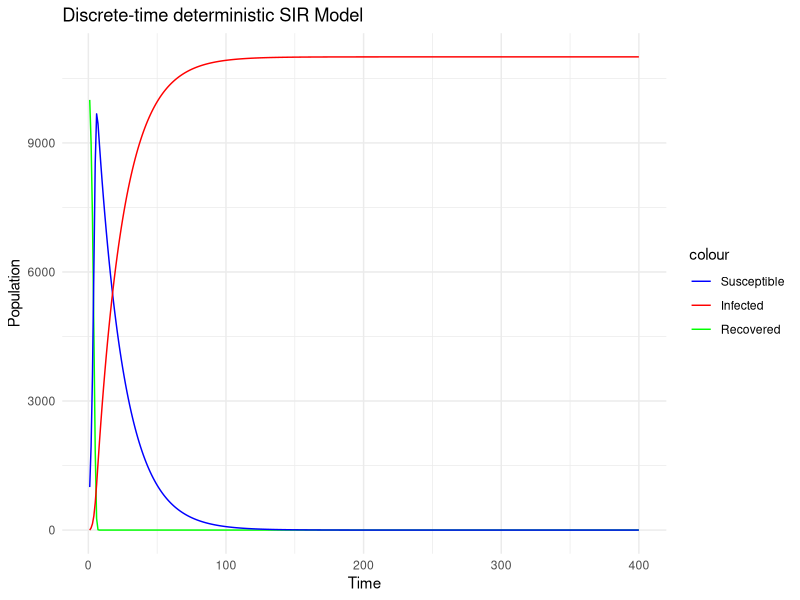
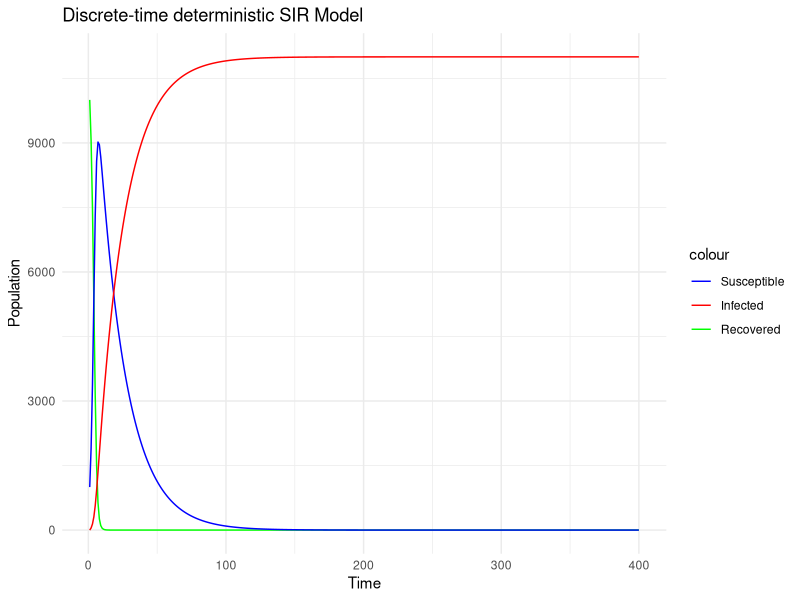
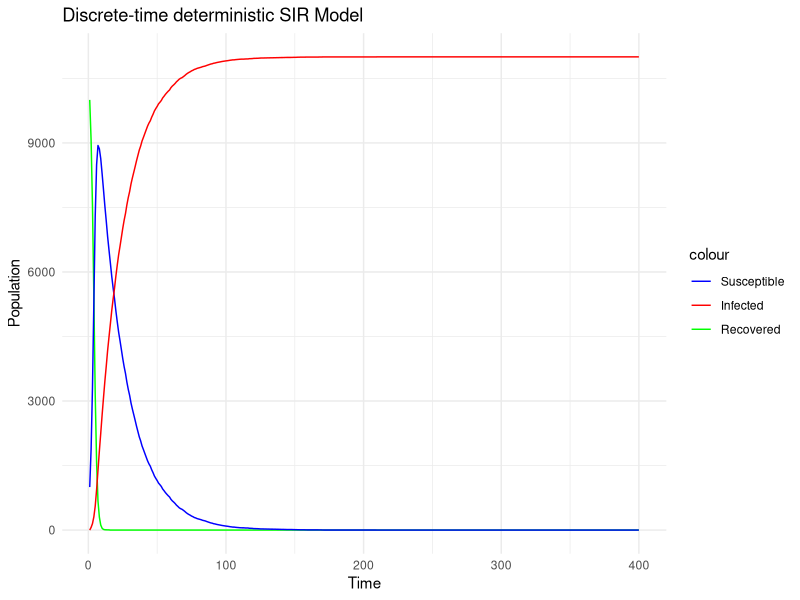

These charts were generated, in order, by the following R code:

#First trial
Deterministic_DT_SIR_model1<- function(N,S0,I0,time,beta,gamma){
  S<- numeric() #create empty vector to store simulations for susceptibles
  I<- numeric() #create empty vector to store simulations for infectives
  R<- numeric() #create empty vector to store simulations for removed
  S[1]<- S0  #initial number of susceptibles
  I[1]<- I0   #initial number of infectives
  R[1]<- N-S0-I0      #initial number of Removed
  t<- time           #vector of time
  b<- beta           #infection rate
  g<- gamma          #recovery rate
  #loop and update compartments
  for(tym in 2:length(t)){
    S[tym]<- S[tym-1]-b*S[tym-1]*I[tym-1]
    I[tym]<- I[tym-1]+b*S[tym-1]*I[tym-1]-g*I[tym-1]
    R[tym]<- R[tym-1]+g*I[tym-1]
  }
  #results
  simulations <- data.frame(t = time, S = S, I = I, R = R)
  
  library(ggplot2)
  graph<- ggplot(simulations, aes(x = t)) +
    geom_line(aes(y = S, color = "Susceptible")) +
    geom_line(aes(y = I, color = "Infected")) +
    geom_line(aes(y = R, color = "Recovered")) +
    labs(x = "Time", y = "Population", title = "Discrete-time deterministic SIR Model") +
    scale_color_manual(values = c("blue", "red", "green"),
                       labels = c("Susceptible", "Infected", "Recovered")) +
    theme_minimal()
  return (list(simulations, graph))
}
Deterministic_DT_SIR_model1(N=11000,S0=10000,I0=1000,time=(1:400),beta=0.0001,gamma=0.05)


#Second trial assuming infections occur at the point of a Poisson process
Deterministic_DT_SIR_model2<- function(N,S0,I0,time,beta,gamma,step_size){
S<- numeric() #create empty vector to store simulations for susceptibles
I<- numeric() #create empty vector to store simulations for infectives
R<- numeric() #create empty vector to store simulations for removed
b<- beta
g<- gamma
t <- time  # A vector of total time period
h <- step_size   # Time discretization step size 
total_steps<- length(time)  #Total number of simulations 

# The initial susceptibe, infected and recovered at the start
S[1] <- S0
I[1] <- I0
R[1] <- N-S0-I0

#Loop through discretized time and Update the compartments at each step
for (tym in 2:total_steps){
#Assuming infections occur at the point of a Poisson process
S[tym]<- S[tym-1] - S[tym-1]*(1-exp(-b*I[tym-1]*h))
I[tym]<- I[tym-1] + S[tym-1]*(1-exp(-b*I[tym-1]*h))-I[tym-1]*(1-exp(-g*h))
R[tym]<- R[tym-1] + I[tym-1]*(1-exp(-g*h))
}

#results
simulations <- data.frame(t = time, S = S, I = I, R = R)

library(ggplot2)
graph<- ggplot(simulations, aes(x = t)) +
  geom_line(aes(y = S, color = "Susceptible")) +
  geom_line(aes(y = I, color = "Infected")) +
  geom_line(aes(y = R, color = "Recovered")) +
  labs(x = "Time", y = "Population", title = "Discrete-time deterministic SIR Model") +
  scale_color_manual(values = c("blue", "red", "green"),
                     labels = c("Susceptible", "Infected", "Recovered")) +
  theme_minimal()
return (list(simulations, graph))
}
Deterministic_DT_SIR_model2(N=11000,S0=10000,I0=1000,time=(1:400),beta=0.0001,gamma=0.05,step_size=1)



#Stochastic simulation
Stochastic_DT_SIR_model<- function(N,S0,I0,time,beta,gamma,step_size){
t <- time  # Total period in days
h <- step_size  # Time discretization step size
total_steps <- length(t)  # Total number of time steps

# Initialize compartments
S <- numeric()
I <- numeric()
R <- numeric()

# Initial values
b <- beta
g <- gamma
S[1] <- S0
I[1] <- I0
R[1] <- N-S0-I0

# Simulation loop
for (tym in 2:total_steps) {
  # Assuming infections occur at the point of a Poisson process
  p_I <- 1 - exp(-b * I[tym-1] * h)  # Probability of infection
  p_R <- 1 - exp(-g * h)  # Probability of recovery
  
  # sample infections and recoveries from a binomial trial
  delta_S <- rbinom(1, S[tym-1], p_I)
  delta_I <- rbinom(1, I[tym-1], p_R)
  
  # Update the compartments
  S[tym] <- S[tym-1] - delta_S
  I[tym] <- I[tym-1] + delta_S - delta_I
  R[tym] <- R[tym-1] + delta_I
}
simulations <- data.frame(t = time, S = S, I = I, R = R)

library(ggplot2)
graph<- ggplot(simulations, aes(x = t)) +
  geom_line(aes(y = S, color = "Susceptible")) +
  geom_line(aes(y = I, color = "Infected")) +
  geom_line(aes(y = R, color = "Recovered")) +
  labs(x = "Time", y = "Population", title = "Discrete-time deterministic SIR Model") +
  scale_color_manual(values = c("blue", "red", "green"),
                     labels = c("Susceptible", "Infected", "Recovered")) +
  theme_minimal()
return (list(simulations, graph))
}
Stochastic_DT_SIR_model(N=11000,S0=10000,I0=1000,time=(1:400),beta=0.0001,gamma=0.05,step_size=1)
  
